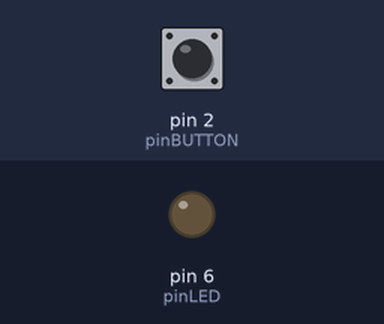
The sketch below on a simulated Arduino Uno, built with avr-gcc and run on an emulated ATmega328P. Shown: output pins drawn as LEDs (lit = HIGH). The test bench sets the inputs (shaded band); at power-on: pin 2 (pinBUTTON) LOW.

Above: at 1.2 s.
1.3 s: pin 2 (pinBUTTON) pulled HIGH for 0.15 s
At 1.37 s:
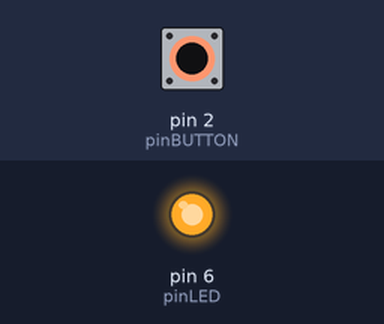
2.9 s: pin 2 (pinBUTTON) pulled HIGH for 3.2 s
At 7.4 s:
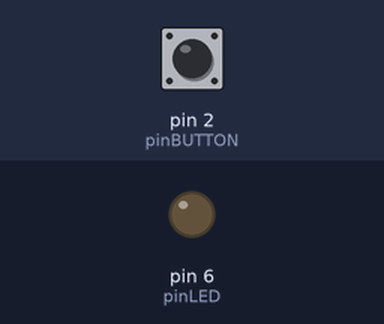
Timing chart, 0 to 8.9 s (numbered marks = the images above; inputs shaded):
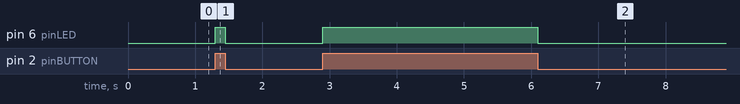

The sketch:

atividade07.ino
```cpp
int pinLED    = 6;
int pinBUTTON = 2;


int buttonBE;
void setup(){

  pinMode  (pinLED,  OUTPUT);
  pinMode (pinBUTTON, INPUT);
}

void loop(){

  buttonBE = digitalRead(pinBUTTON);

  if(buttonBE == HIGH){

    digitalWrite(pinLED, HIGH);
  }
   else{

     digitalWrite(pinLED, LOW);
   }
}
```

Measured:
- after the input at 1.3 s, pin 6 (pinLED): LOW → HIGH at once, → LOW 0.15 s later
- after the input at 2.9 s, pin 6 (pinLED): LOW → HIGH at once, → LOW 3.2 s later
